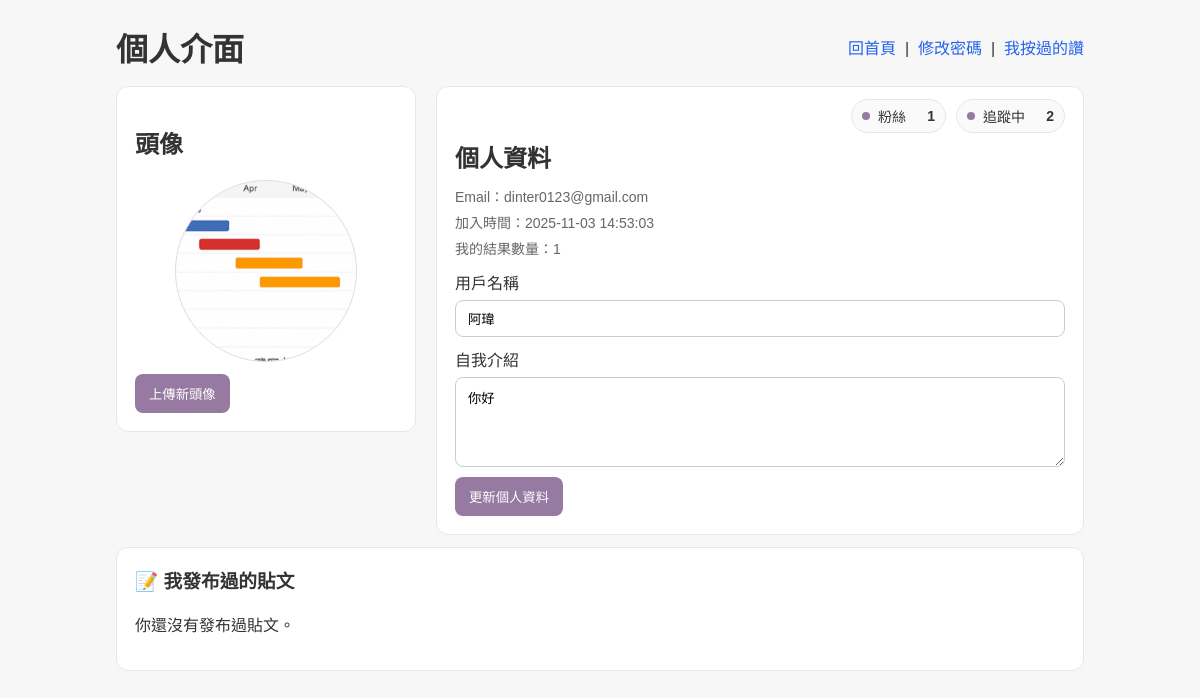
Screenshot of /profile (signed in) with the database file from the repository.
### tables this page shows
CREATE TABLE users (
            id INTEGER PRIMARY KEY AUTOINCREMENT,
            name TEXT NOT NULL,
            email TEXT NOT NULL UNIQUE,
            password_hash TEXT NOT NULL,
            created_at DATETIME DEFAULT (datetime('now','localtime'))
        , bio TEXT DEFAULT '', avatar_path TEXT DEFAULT '');

### app.py (the view)
@app.route('/profile', methods=['GET'])
@login_required
def profile():
    conn = get_db()
    user = conn.execute('''
        SELECT id, name, email, created_at, bio, avatar_path
        FROM users
        WHERE id=?
    ''', (session['user_id'],)).fetchone()
    total = conn.execute('SELECT COUNT(*) AS c FROM results WHERE user_id=?',
                         (session['user_id'],)).fetchone()['c']
    liked_posts = conn.execute("""
      SELECT p.id, p.content, p.created_at, u.name AS author_name
      FROM likes l
      JOIN posts p ON p.id = l.post_id
      JOIN users u ON u.id = p.user_id
      WHERE l.user_id = ?
      ORDER BY l.created_at DESC
      LIMIT 20
    """, (session['user_id'],)).fetchall()
    my_posts = conn.execute('''
        SELECT id, content, image_path, created_at
        FROM posts
        WHERE user_id=?
        ORDER BY id DESC
        LIMIT 50
    ''', (session['user_id'],)).fetchall()
    follower_cnt = conn.execute('SELECT COUNT(*) AS c FROM follows WHERE followee_id=?',
                                (session['user_id'],)).fetchone()['c']
    following_cnt = conn.execute('SELECT COUNT(*) AS c FROM follows WHERE follower_id=?',
                                 (session['user_id'],)).fetchone()['c']
    conn.close()
    return render_template('profile.html',
                           user=user,
                           total_results=total,
                           liked_posts=liked_posts,
                           my_posts=my_posts,
                           follower_cnt=follower_cnt,
                           following_cnt=following_cnt)

### app.py (called while the page is built)
def get_db():
    conn = sqlite3.connect(DB_PATH)
    conn.row_factory = sqlite3.Row
    return conn

def login_required(view_func):
    @wraps(view_func)
    def wrapped(*args, **kwargs):
        if not session.get('user_id'):
            flash('請先登入。')
            return redirect(url_for('login'))
        return view_func(*args, **kwargs)
    return wrapped

### templates/profile.html (shortened to what this page needs)
<!DOCTYPE html>
<html lang="zh-TW">
<head>
</head>
<body>
<div class="wrap">
  <div class="topbar">
    <h1 style="margin:0;">個人介面</h1>
    <div>
      <a class="link" href="{{ url_for('index') }}">回首頁</a>
      &nbsp;|&nbsp;
      <a class="link" href="{{ url_for('change_password') }}">修改密碼</a>
      &nbsp;|&nbsp;
      <a class="link" href="{{ url_for('my_likes') }}">我按過的讚</a>
    </div>
  </div>
  <div class="grid">
    <div class="card">
      <h2>頭像</h2>
      <img id="avatarImg"
           class="avatar"
           src="{{ url_for('static', filename=user['avatar_path']) if user['avatar_path'] else url_for('static', filename='img/default-avatar.png') }}"
           alt="avatar">
      <div class="avatar-form file-row" style="margin-top:12px">
        <button id="avatarUploadBtn">上傳新頭像</button>
      </div>
    </div>
    <div class="card">
      <div class="stat-row">
        <a class="chip" href="{{ url_for('my_followers_page') }}">
          <span class="dot" aria-hidden="true"></span>
          <span>粉絲</span>
          <span class="badge">{{ follower_cnt }}</span>
        </a>
        <a class="chip" href="{{ url_for('my_following_page') }}">
          <span class="dot" aria-hidden="true"></span>
          <span>追蹤中</span>
          <span class="badge">{{ following_cnt }}</span>
        </a>
      </div>
      <h2 style="margin:0 0 12px;">個人資料</h2>
      <div class="meta" style="margin-bottom:6px;">Email：{{ user.email }}</div>
      <div class="meta" style="margin-bottom:6px;">加入時間：{{ user.created_at }}</div>
      <div class="meta" style="margin-bottom:12px;">我的結果數量：{{ total_results }}</div>
      <form method="post" action="{{ url_for('profile_update') }}">
        <div class="row">
          <label>用戶名稱</label>
          <input type="text" name="name" value="{{ user.name }}" required>
        </div>
        <div class="row">
          <label>自我介紹</label>
          <textarea id="bioTextarea" name="bio" rows="4" placeholder="寫點關於你自己吧～">{{ user.bio or '' }}</textarea>
        </div>
        <button type="submit">更新個人資料</button>
      </form>
    </div>
  </div>
  <div class="card" style="margin-top:12px;">
    <h3 style="margin-top:0;">📝 我發布過的貼文</h3>
    {% if my_posts %}
      {% for p in my_posts %}
        <div id="post-{{ p.id }}" style="border-top:1px solid #eee; padding-top:10px; margin-top:10px">
          {% if p.content %}
            <div style="white-space:pre-wrap; line-height:1.6">{{ p.content }}</div>
          {% endif %}
          {% if p.image_path %}
            <img
              src="{{ url_for('static', filename=p.image_path) }}"
              alt=""
              style="width:100%;max-width:680px;border-radius:10px;margin-top:8px"
            >
          {% endif %}
          <div style="color:#666; font-size:14px; margin-top:6px;">
            發布時間：{{ p.created_at }}
            · <a href="{{ url_for('post_detail', pid=p.id) }}" style="text-decoration:none; color:#2563eb;">前往貼文</a>
          </div>
        </div>
      {% endfor %}
    {% else %}
      <p class="muted">你還沒有發布過貼文。</p>
    {% endif %}
  </div>
</div>
<link rel="stylesheet" href="https://unpkg.com/cropperjs@1.6.2/dist/cropper.min.css">
</body>
</html>

### templates/profile.html (style rules this page uses)
body { font-family: Arial, sans-serif; color:#333; margin:0; padding:24px; background:#f7f7f7; }
.wrap { max-width:1000px; margin:0 auto; padding:0 16px; box-sizing:border-box; }
.topbar { display:flex;justify-content:space-between;align-items:center;margin-bottom:16px }
a.link { color:#2563eb;text-decoration:none }
.grid { display:grid; grid-template-columns: 300px minmax(0,1fr); gap:20px; align-items:start; }
.card { background:#fff; border:1px solid #e5e7eb; border-radius:12px; padding:18px; box-sizing:border-box; overflow:hidden; }
.card * { min-width:0; }
.avatar { width:180px;height:180px;border-radius:50%; object-fit:cover;background:#f3f4f6;border:1px solid #ddd; display:block;margin:0 auto; }
.row { display:flex;flex-direction:column;gap:6px;margin:10px 0 }
input,textarea { padding:10px 12px; border:1px solid #ccc; border-radius:8px; width:100%; max-width:100%; box-sizing:border-box; }
button { background:#967AA1;color:#fff;border:none;padding:10px 14px;border-radius:8px;cursor:pointer }
.meta { font-size:14px;color:#666;margin-top:6px }
#bioTextarea { width:100%; max-width:100%; resize:vertical; min-height:90px; }
.stat-row { display:flex; gap:10px; flex-wrap:wrap; align-items:center; justify-content:flex-end; margin:-6px 0 6px; }
.chip { display:inline-flex; align-items:center; gap:8px; border:1px solid #e5e7eb; padding:6px 10px; border-radius:999px; background:#fafafa; text-decoration:none; color:#333; font-size:14px; transition:.15s; }
.chip .dot { width:8px; height:8px; border-radius:50%; background:#967AA1; }
.chip .badge { font-weight:700; min-width:1.5em; text-align:right; }

### rows the page displays
users: avatar_path (picture), email "dinter0123@gmail.com", created_at "2025-11-03 14:53:03", name "阿瑋", bio "你好"

### other values shown
{{ follower_cnt }} "1"
{{ following_cnt }} "2"
{{ total_results }} "1"
